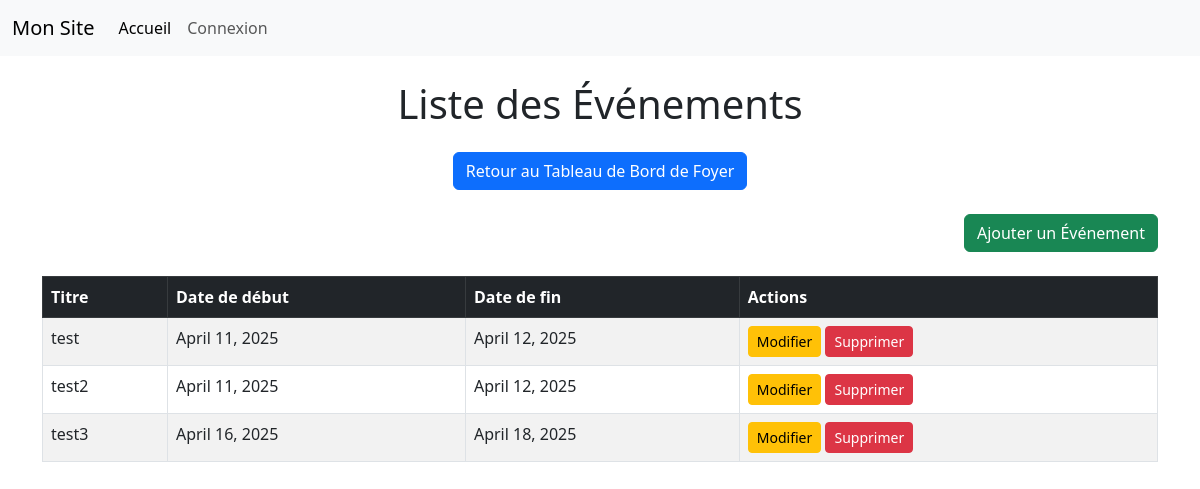
The app's page /foyer/evenements/, older data.
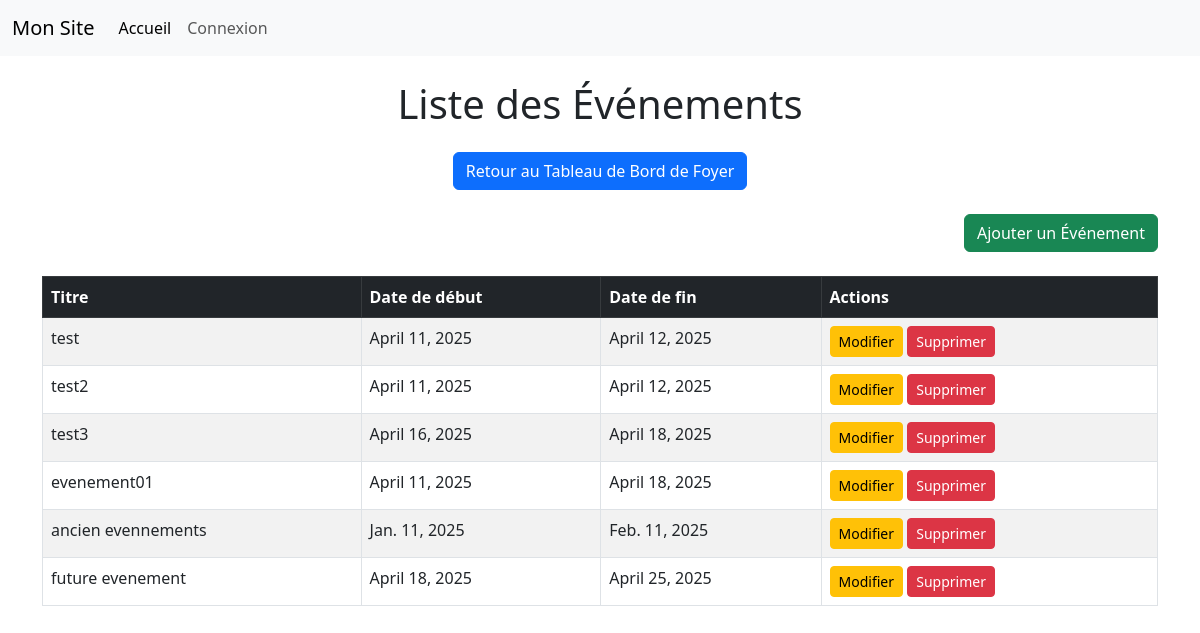
The same page, newer data.
### foyer/models.py (models this page shows, shortened)
class Evenement(models.Model):
    titre = models.CharField(max_length=100)
    date_debut = models.DateField()
    date_fin = models.DateField()
    description = models.TextField()

### foyer/views.py (the view)
# urls.py: path('evenements/', views.liste_evenements, name='liste_evenements'),
def liste_evenements(request):
    evenements = Evenement.objects.all()
    return render(request, 'foyer/liste_evenements.html', {'evenements': evenements})

### foyer/templates/foyer/liste_evenements.html (shortened to what this page needs)
{% extends 'base.html' %}
{% block content %}
<div class="mt-4">
    <h1 class="text-center mb-4">Liste des Événements</h1>
    <div class="text-center mb-4">
        <a href="{% url 'foyer:sous_dashboard_foyer' %}" class="btn btn-primary">Retour au Tableau de Bord de Foyer</a>
    </div>
    <div class="mb-4 text-end">
        <a href="{% url 'foyer:ajouter_evenement' %}" class="btn btn-success">Ajouter un Événement</a>
    </div>
    <table class="table table-striped table-bordered">
        <thead class="table-dark">
            <tr>
                <th>Titre</th>
                <th>Date de début</th>
                <th>Date de fin</th>
                <th>Actions</th>
            </tr>
        </thead>
        <tbody>
            {% for evenement in evenements %}
                <tr>
                    <td>{{ evenement.titre }}</td>
                    <td>{{ evenement.date_debut }}</td>
                    <td>{{ evenement.date_fin }}</td>
                    <td>
                        <a href="{% url 'foyer:modifier_evenement' evenement.id %}" class="btn btn-warning btn-sm">Modifier</a>
                        <a href="{% url 'foyer:supprimer_evenement' evenement.id %}" class="btn btn-danger btn-sm">Supprimer</a>
                    </td>
                </tr>
            {% empty %}
                <tr>
                    <td colspan="4" class="text-center">Aucun événement enregistré.</td>
                </tr>
            {% endfor %}
        </tbody>
    </table>
</div>
{% endblock %}

Row changes from the older to the newer data that the page shows:
added Evenement: titre "evenement01", date_debut "April 11, 2025", date_fin "April 18, 2025"
added Evenement: titre "ancien evennements", date_debut "Jan. 11, 2025", date_fin "Feb. 11, 2025"
added Evenement: titre "future evenement", date_debut "April 18, 2025", date_fin "April 25, 2025"
